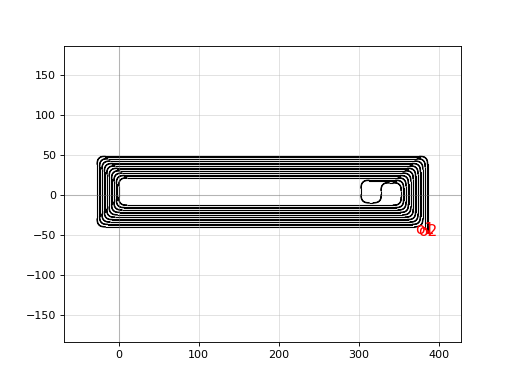

Python code for this plot:
import gdsfactory as gf

c = gf.components.spiral_external_io(N=6, x_inner_length_cutback=300.0, x_inner_offset=0.0, y_straight_inner_top=0.0, xspacing=3.0, yspacing=3.0, cross_section='strip')
c.plot()
